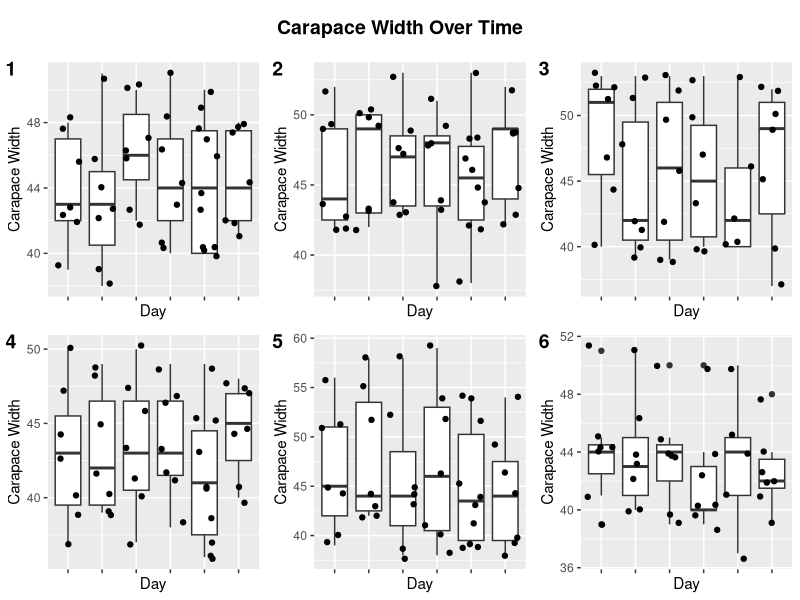
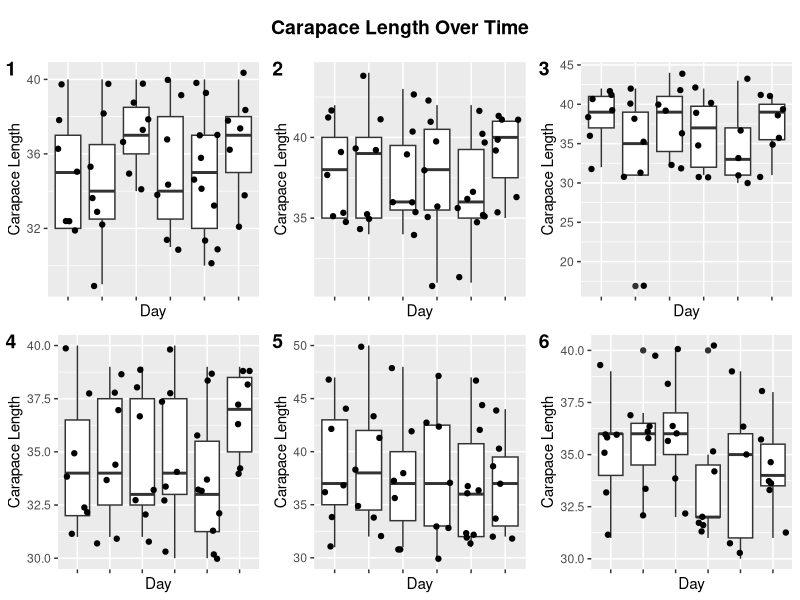
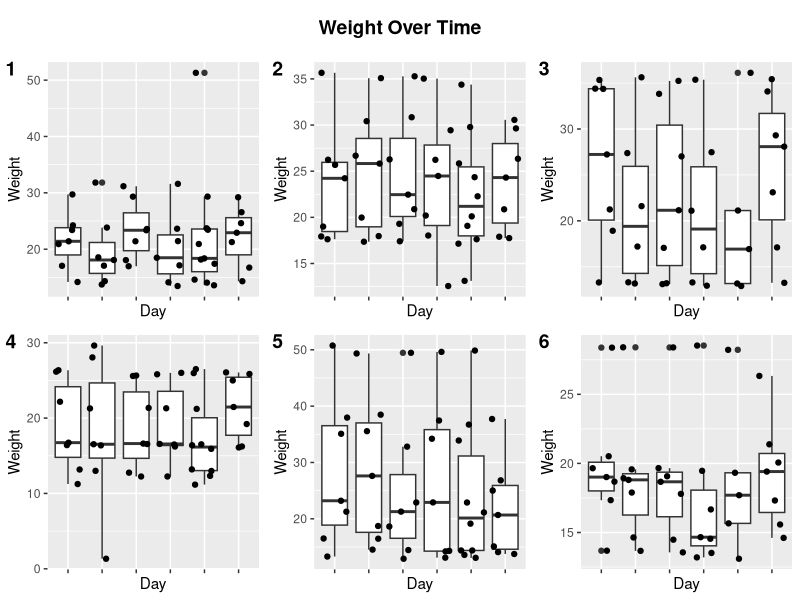

Here is the R script that generated these plots, in order: (Note: this script raises an error after producing the figures.)
## ---- chunk 1
knitr::opts_chunk$set(echo = TRUE)
setwd("C:/Users/Sara/Documents/GitHub/green-crab-metabolomics/data/") #Set root directory
## ---- chunk 2
#install.packages("tidyverse")
#install.packages("RColorBrewer")
#install.packages("patchwork")
#install.packages("cowplot")
require(tidyverse)
require(RColorBrewer)
require(patchwork)
require(cowplot)
library(ggfortify)
library(ggplot2)
library(tidyverse)
library(ggpubr)
## ---- chunk 3
cw_data <- read.csv("carapace_width.csv")
cl_data <- read.csv("carapace_length.csv")
ig_data <- read.csv("integument_color.csv")
w_data <- read.csv("weight.csv")
## ---- chunk 4
cw_1 <- cw_data[c(1:7,43:49,85:91,127:133,169:175,210:220),c(1,2:3)]
cw_2 <- cw_data[c(8:14,50:56,92:98,134:140,176:182,221:230),c(1,2:3)]
cw_3 <- cw_data[c(15:21,57:63,99:105,141:147,183:188,231:235),c(1,2:3)]
cw_4 <- cw_data[c(22:28,64:70,106:112,148:154,189:195,236:245),c(1,2:3)]
cw_5 <- cw_data[c(29:35,71:77,113:119,155:161,196:202,246:255),c(1,2:3)]
cw_6 <- cw_data[c(36:42,78:84,120:126,162:168,203:209,256:260),c(1,2:3)]

cw1_bp <- ggplot(data = cw_1, aes(x=date, y=carapace.width)) + geom_boxplot() + geom_jitter() + labs(y = "Carapace Width", x = "Day") 
cw2_bp <- ggplot(data = cw_2, aes(x=date, y=carapace.width)) + geom_boxplot() + geom_jitter() + labs(y = "Carapace Width", x = "Day") 
cw3_bp <- ggplot(data = cw_3, aes(x=date, y=carapace.width)) + geom_boxplot() + geom_jitter() + labs(y = "Carapace Width", x = "Day") 
cw4_bp <- ggplot(data = cw_4, aes(x=date, y=carapace.width)) + geom_boxplot() + geom_jitter() + labs(y = "Carapace Width", x = "Day") 
cw5_bp <- ggplot(data = cw_5, aes(x=date, y=carapace.width)) + geom_boxplot() + geom_jitter() + labs(y = "Carapace Width", x = "Day") 
cw6_bp <- ggplot(data = cw_6, aes(x=date, y=carapace.width)) + geom_boxplot() + geom_jitter() + labs(y = "Carapace Width", x = "Day") 

p_cw <- plot_grid(cw1_bp + rremove("x.text"), cw2_bp + rremove("x.text"), cw3_bp + rremove("x.text"), cw4_bp + rremove("x.text"), cw5_bp + rremove("x.text"), cw6_bp + rremove("x.text"), labels = c("1","2","3","4","5","6"), ncol=3, nrow=2)
title_cw <- ggdraw() + draw_label("Carapace Width Over Time", fontface='bold')
plot_grid(title_cw, p_cw, ncol=1, rel_heights=c(0.1,1))

## ---- chunk 5
cl_1 <- cl_data[c(1:7,43:49,85:91,127:133,169:175,210:220),c(1,2:3)]
cl_2 <- cl_data[c(8:14,50:56,92:98,134:140,176:182,221:230),c(1,2:3)]
cl_3 <- cl_data[c(15:21,57:63,99:105,141:147,183:188,231:235),c(1,2:3)]
cl_4 <- cl_data[c(22:28,64:70,106:112,148:154,189:195,236:245),c(1,2:3)]
cl_5 <- cl_data[c(29:35,71:77,113:119,155:161,196:202,246:255),c(1,2:3)]
cl_6 <- cl_data[c(36:42,78:84,120:126,162:168,203:209,256:260),c(1,2:3)]

cl1_bp <- ggplot(data = cl_1, aes(x=date, y=carapace.length)) + geom_boxplot() + geom_jitter() + labs(y = "Carapace Length", x = "Day") 
cl2_bp <- ggplot(data = cl_2, aes(x=date, y=carapace.length)) + geom_boxplot() + geom_jitter() + labs(y = "Carapace Length", x = "Day") 
cl3_bp <- ggplot(data = cl_3, aes(x=date, y=carapace.length)) + geom_boxplot() + geom_jitter() + labs(y = "Carapace Length", x = "Day") 
cl4_bp <- ggplot(data = cl_4, aes(x=date, y=carapace.length)) + geom_boxplot() + geom_jitter() + labs(y = "Carapace Length", x = "Day") 
cl5_bp <- ggplot(data = cl_5, aes(x=date, y=carapace.length)) + geom_boxplot() + geom_jitter() + labs(y = "Carapace Length", x = "Day") 
cl6_bp <- ggplot(data = cl_6, aes(x=date, y=carapace.length)) + geom_boxplot() + geom_jitter() + labs(y = "Carapace Length", x = "Day") 

p_cl <- plot_grid(cl1_bp + rremove("x.text"), cl2_bp + rremove("x.text"), cl3_bp + rremove("x.text"), cl4_bp + rremove("x.text"), cl5_bp + rremove("x.text"), cl6_bp + rremove("x.text"), labels = c("1","2","3","4","5","6"), ncol=3, nrow=2)
title_cl <- ggdraw() + draw_label("Carapace Length Over Time", fontface='bold')
plot_grid(title_cl, p_cl, ncol=1, rel_heights=c(0.1,1))

## ---- chunk 6
w_1 <- w_data[c(1:7,43:49,85:91,127:133,169:175,210:220),c(1,2:3)]
w_2 <- w_data[c(8:14,50:56,92:98,134:140,176:182,221:230),c(1,2:3)]
w_3 <- w_data[c(15:21,57:63,99:105,141:147,183:188,231:235),c(1,2:3)]
w_4 <- w_data[c(22:28,64:70,106:112,148:154,189:195,236:245),c(1,2:3)]
w_5 <- w_data[c(29:35,71:77,113:119,155:161,196:202,246:255),c(1,2:3)]
w_6 <- w_data[c(36:42,78:84,120:126,162:168,203:209,256:260),c(1,2:3)]

w1_bp <- ggplot(data = w_1, aes(x=date, y=weight)) + geom_boxplot() + geom_jitter() + labs(y = "Weight", x = "Day") 
w2_bp <- ggplot(data = w_2, aes(x=date, y=weight)) + geom_boxplot() + geom_jitter() + labs(y = "Weight", x = "Day") 
w3_bp <- ggplot(data = w_3, aes(x=date, y=weight)) + geom_boxplot() + geom_jitter() + labs(y = "Weight", x = "Day") 
w4_bp <- ggplot(data = w_4, aes(x=date, y=weight)) + geom_boxplot() + geom_jitter() + labs(y = "Weight", x = "Day") 
w5_bp <- ggplot(data = w_5, aes(x=date, y=weight)) + geom_boxplot() + geom_jitter() + labs(y = "Weight", x = "Day") 
w6_bp <- ggplot(data = w_6, aes(x=date, y=weight)) + geom_boxplot() + geom_jitter() + labs(y = "Weight", x = "Day") 

title_w <- ggdraw() + draw_label("Weight Over Time", fontface='bold')
p_w <- plot_grid(w1_bp + rremove("x.text"), w2_bp + rremove("x.text"), w3_bp + rremove("x.text"), w4_bp + rremove("x.text"), w5_bp + rremove("x.text"), w6_bp + rremove("x.text"), labels = c("1","2","3","4","5","6"), ncol=3, nrow=2)
plot_grid(title_w, p_w, ncol=1, rel_heights=c(0.1,1))


## ---- chunk 7
ig_data$integument_color <- recode(ig_data$integument.color,"BG"="0.5","G"="1","YG"="1.5","Y"="2","YO"="2.5","O"="3","RO"="3.5")

ig_data

ig_all <- ig_data[c(1:260),c(1,2,4)]

ig_1 <- ig_data[c(1:7,43:49,85:91,127:133,169:175,210:220),c(1,2,4)]
ig_2 <- ig_data[c(8:14,50:56,92:98,134:140,176:182,221:230),c(1,2,4)]
ig_3 <- ig_data[c(15:21,57:63,99:105,141:147,183:188,231:235),c(1,2,4)]
ig_4 <- ig_data[c(22:28,64:70,106:112,148:154,189:195,236:245),c(1,2,4)]
ig_5 <- ig_data[c(29:35,71:77,113:119,155:161,196:202,246:255),c(1,2,4)]
ig_6 <- ig_data[c(36:42,78:84,120:126,162:168,203:209,256:260),c(1,2,4)]

ig1_bp <- ggplot(data = ig_1, aes(x=date, fill = integument_color)) + scale_fill_manual(values = c("#00CCCC","#99FF33","#CCFF00","#FFFF00","#FFCC00","#FF9900","#FF6600")) + geom_bar() + theme(legend.position="none") + rremove("x.text") + labs(y = "Number of Crabs", x = "Day") 
ig2_bp <- ggplot(data = ig_2, aes(x=date, fill = integument_color)) + scale_fill_manual(values = c("#00CCCC","#99FF33","#CCFF00","#FFFF00","#FFCC00","#FF9900","#FF6600")) + geom_bar() + theme(legend.position="none") + rremove("x.text") + labs(y = "Number of Crabs", x = "Day") 
ig3_bp <- ggplot(data = ig_3, aes(x=date, fill = integument_color)) + scale_fill_manual(values = c("#99FF33","#CCFF00","#FFFF00","#FFCC00","#FF9900","#FF6600")) + geom_bar() + theme(legend.position="none") + rremove("x.text") + labs(y = "Number of Crabs", x = "Day") 
ig4_bp <- ggplot(data = ig_4, aes(x=date, fill = integument_color)) + scale_fill_manual(values = c("#99FF33","#CCFF00","#FFFF00","#FFCC00","#FF9900","#FF6600")) + geom_bar() + theme(legend.position="none") + rremove("x.text") + labs(y = "Number of Crabs", x = "Day") 
ig5_bp <- ggplot(data = ig_5, aes(x=date, fill = integument_color)) + scale_fill_manual(values = c("#00CCCC","#99FF33","#CCFF00","#FFFF00","#FFCC00","#FF9900","#FF6600")) + geom_bar() + theme(legend.position="none") + rremove("x.text") + labs(y = "Number of Crabs", x = "Day") 
ig6_bp <- ggplot(data = ig_6, aes(x=date, fill = integument_color)) + scale_fill_manual(values = c("#99FF33","#CCFF00","#FFFF00","#FFCC00","#FF9900","#FF6600")) + geom_bar() + theme(legend.position="none") + rremove("x.text") + labs(y = "Number of Crabs", x = "Day") 


ig_plots <- align_plots(ig1_bp, ig2_bp, ig3_bp, ig4_bp, ig5_bp, ig6_bp, align = 'v', axis = '1')
ig_top <- plot_grid(ig_plots[[1]], ig_plots[[2]], ig_plots[[3]], legend_ig, labels = c("1","2","3"), rel_widths = c(1, 1, 1, 1), nrow = 1)
ig_bottom <- plot_grid(ig_plots[[4]], ig_plots[[5]], ig_plots[[6]], labels = c("4","5","6"), rel_widths = c(1, 1, 1, 1), nrow = 1)
plot_grid(ig_top, ig_bottom, ncol=1)
